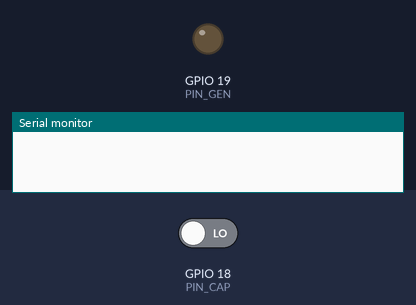
Recording of a sketch running on a simulated ESP32. Shown: output pins drawn as LEDs (lit = HIGH), the last lines printed to the serial monitor. The test bench sets the inputs (shaded band); at power-on: GPIO 18 (PIN_CAP) LOW.

Above: at 0.0 s.
At 0.5 s:
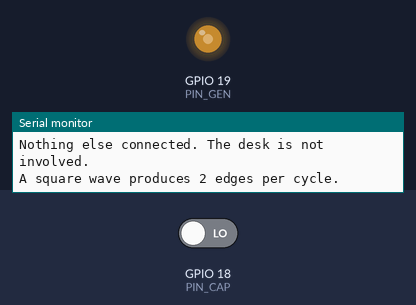
Timing chart, 0 to 3.0 s (numbered marks = the images above):
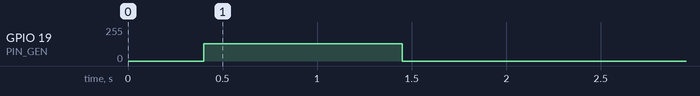

The sketch:

test_capture_ceiling.ino
```cpp
// test_capture_ceiling — how fast can the sniffer capture before it loses edges?
//
// The project has no logic analyser, so the ESP32 has to measure itself. This
// sketch drives a square wave of known frequency out of one GPIO, feeds it back
// into the pin the sniffer uses for CLK, and reports where the interrupt-driven
// capture path starts dropping events.
//
// WIRING: a single jumper from GPIO19 to GPIO18. Both are screw terminals on
// the expansion board, adjacent in the same column. Nothing else is connected —
// the desk must NOT be plugged into anything here.
//
// The ISR, the Event struct and the ring buffer below are copied verbatim from
// desk_sniffer.ino. If that file changes, this one has to change with it or the
// number it reports stops meaning anything.
//
// WHAT THIS DOES NOT MEASURE: loop() here only drains the queue, it does not
// run the protocol decoder. Real capture does slightly more work per edge, so
// treat the result as an optimistic ceiling, not a guarantee.

#include <Arduino.h>
#include "soc/gpio_struct.h"

static const int PIN_GEN = 19;  // square wave out — jumper this...
static const int PIN_CAP = 18;  // ...to here. Same pin desk_sniffer uses for CLK
static const uint32_t SERIAL_BAUD = 921600;

static_assert(PIN_CAP < 32, "capture pin must be in GPIO0..31");

// LEDC: 4-bit resolution keeps freq * 2^bits under the 80 MHz peripheral clock
// all the way up to 5 MHz. Duty 8 of 16 is a symmetric square wave.
static const uint8_t LEDC_BITS = 4;
static const uint32_t LEDC_DUTY = 8;
#if ESP_ARDUINO_VERSION_MAJOR < 3
static const uint8_t LEDC_CHANNEL = 0;  // only the 2.x API needs a channel
#endif

// Frequencies to try, in Hz. Each produces 2 edges per cycle. The steps bunch
// up above 100 kHz because that is where the ceiling turned out to be on the
// first run, and the sweep stops at the first frequency that drops anything —
// past the ceiling there is nothing left to learn.
//
// The sweep STOPS AT 150 kHz on purpose. At 175 kHz (350 k edges/s) this board
// stops responding entirely — measured twice, on 2026-08-03, and not because of
// the millis() bug fixed above: it hung again with the cycle-counter window.
// The exact mechanism was never pinned down (interrupt watchdog panic, or plain
// CPU starvation) because it changes no decision here. Going past this line
// buys nothing and costs a reset every run.
static const uint32_t FREQS[] = {1000,  2000,   5000,   10000,
                                 20000, 50000,  100000, 125000,
                                 150000};
static const size_t N_FREQS = sizeof(FREQS) / sizeof(FREQS[0]);

static const uint32_t STEP_MS = 1000;  // measurement window per frequency

// ------------------------------------------------- copied from the sniffer ---

static inline uint32_t cycleCount() {
#if defined(__XTENSA__)
  uint32_t c;
  __asm__ __volatile__("rsr %0, ccount" : "=a"(c));
  return c;
#else
  return (uint32_t)(esp_timer_get_time() * 240);
#endif
}

struct Event {
  uint32_t cyc;
  uint8_t clk;
  uint8_t dio;
};

static const uint32_t EVT_N = 4096;  // must match desk_sniffer.ino
static volatile Event g_evt[EVT_N];
static volatile uint32_t g_head = 0;
static volatile uint32_t g_tail = 0;
static volatile uint32_t g_dropped = 0;
static volatile uint32_t g_edges = 0;

static void IRAM_ATTR onEdge() {
  uint32_t in = GPIO.in;
  uint32_t head = g_head;
  uint32_t next = (head + 1) & (EVT_N - 1);
  if (next == g_tail) {
    g_dropped++;
    return;
  }
  g_evt[head].cyc = cycleCount();
  g_evt[head].clk = (in >> PIN_CAP) & 1;
  g_evt[head].dio = 0;
  g_head = next;
  g_edges++;
}

// ------------------------------------------------------------- generator ---

static void genStart(uint32_t hz) {
#if ESP_ARDUINO_VERSION_MAJOR >= 3
  ledcAttach(PIN_GEN, hz, LEDC_BITS);
  ledcWrite(PIN_GEN, LEDC_DUTY);
#else
  ledcSetup(LEDC_CHANNEL, hz, LEDC_BITS);
  ledcAttachPin(PIN_GEN, LEDC_CHANNEL);
  ledcWrite(LEDC_CHANNEL, LEDC_DUTY);
#endif
}

static void genStop() {
#if ESP_ARDUINO_VERSION_MAJOR >= 3
  ledcWrite(PIN_GEN, 0);
  ledcDetach(PIN_GEN);
#else
  ledcWrite(LEDC_CHANNEL, 0);
  ledcDetachPin(PIN_GEN);
#endif
  pinMode(PIN_GEN, INPUT);
}

// ------------------------------------------------------------------ test ---

// Drains the queue the way loop() does in the sniffer, minus the decoder.
static inline void drain() {
  while (g_tail != g_head) {
    Event e = *(Event *)&g_evt[g_tail];
    g_tail = (g_tail + 1) & (EVT_N - 1);
    (void)e;
  }
}

static uint32_t g_bestClean = 0;  // highest frequency with zero drops

// Returns true if this step was clean, false if it dropped anything.
//
// The GPIO interrupt is attached ONLY for the measurement window. Past ~100 kHz
// the edge rate saturates the CPU completely, and leaving the interrupt live
// while changing frequency or printing would starve the serial port. Worse, the
// first version of this sketch timed the window with millis(): under a full
// interrupt storm the timer tick itself gets starved, millis() stops advancing
// and the loop never exits. It hung the board at 200 kHz. The window is now
// timed with the CPU cycle counter, which is a register read and cannot be
// starved by anything.
static bool runStep(uint32_t hz) {
  // Settle with the generator already running, so the window is not polluted
  // by the frequency change itself.
  genStart(hz);
  delay(50);

  g_edges = 0;
  g_dropped = 0;
  g_tail = g_head;

  const uint32_t cyclesPerUs = getCpuFrequencyMhz() ? getCpuFrequencyMhz() : 240;
  const uint32_t window = cyclesPerUs * 1000u * STEP_MS;

  attachInterrupt(digitalPinToInterrupt(PIN_CAP), onEdge, CHANGE);
  const uint32_t startCyc = cycleCount();
  while ((uint32_t)(cycleCount() - startCyc) < window) {
    drain();
  }
  detachInterrupt(digitalPinToInterrupt(PIN_CAP));

  uint32_t edges = g_edges;
  uint32_t dropped = g_dropped;
  genStop();
  drain();

  uint64_t expected = (uint64_t)hz * 2 * STEP_MS / 1000;
  uint32_t pct = expected ? (uint32_t)((uint64_t)edges * 100 / expected) : 0;

  // A step passes only if the edges ACTUALLY ARRIVED. Judging by dropped == 0
  // alone is worthless: that counter stays at zero when nothing reaches the ISR
  // at all, so an unplugged jumper scores a perfect run at every frequency.
  // This sketch shipped with that bug and reported "clean up to 400 kHz" with
  // no wire attached — the same false-pass that the 2026-08-02 review already
  // found once in desk_sniffer's own line check. Count what arrived.
  //
  // Slack: whichever is larger of 4 edges or 0.1%. That absorbs the one or two
  // edges that fall either side of the window without hiding real loss — the
  // 150 kHz step lost 0.13%, and it must still fail.
  uint64_t slack = expected / 1000;
  if (slack < 4) slack = 4;
  bool arrived = edges > 0 && (uint64_t)edges + slack >= expected;
  bool noSignal = expected > 0 && (uint64_t)edges * 2 < expected;
  bool clean = arrived && dropped == 0;

  const char *verdict = clean            ? "OK"
                        : noSignal       ? "<-- NO SIGNAL: is the jumper on?"
                        : dropped        ? "<-- LOSING EDGES (queue full)"
                                         : "<-- LOSING EDGES SILENTLY";

  char buf[180];
  snprintf(buf, sizeof(buf),
           "%8lu Hz | expected %9llu | captured %9lu (%3lu%%) | dropped %9lu %s",
           (unsigned long)hz, (unsigned long long)expected,
           (unsigned long)edges, (unsigned long)pct, (unsigned long)dropped,
           verdict);
  Serial.println(buf);

  if (clean) g_bestClean = hz;

  delay(200);  // let the watchdog breathe between steps
  return clean;
}

void setup() {
  Serial.begin(SERIAL_BAUD);
  delay(400);

  Serial.println();
  Serial.println("=== test_capture_ceiling ===");
  char buf[120];
  snprintf(buf, sizeof(buf), "Jumper GPIO%d (generator) -> GPIO%d (capture).",
           PIN_GEN, PIN_CAP);
  Serial.println(buf);
  Serial.println("Nothing else connected. The desk is not involved.");
  Serial.println();

  pinMode(PIN_CAP, INPUT);

  // A square wave gives two edges per cycle, so 'expected' is 2 x freq.
  Serial.println("A square wave produces 2 edges per cycle.");
  Serial.println();

  for (size_t i = 0; i < N_FREQS; i++) {
    if (!runStep(FREQS[i])) {
      Serial.println("  (stopping: nothing above this point can be trusted)");
      break;
    }
  }

  Serial.println();
  if (g_bestClean == 0) {
    Serial.println("RESULT: FAILED at the very first step — no usable measurement.");
    Serial.println("  Almost certainly the jumper: GPIO19 must be wired to GPIO18.");
    Serial.println("  A run with no wire produces zero edges everywhere, which is");
    Serial.println("  a failure, not a pass. Check the wire and press EN/RST.");
  } else {
    snprintf(buf, sizeof(buf),
             "RESULT: clean up to %lu Hz  (%lu edges/s) with zero drops.",
             (unsigned long)g_bestClean, (unsigned long)g_bestClean * 2);
    Serial.println(buf);
    Serial.println("  A bus transaction is ~54 edges. Divide to compare.");
  }
  Serial.println("Press EN/RST to run again.");
}

void loop() {}
```
